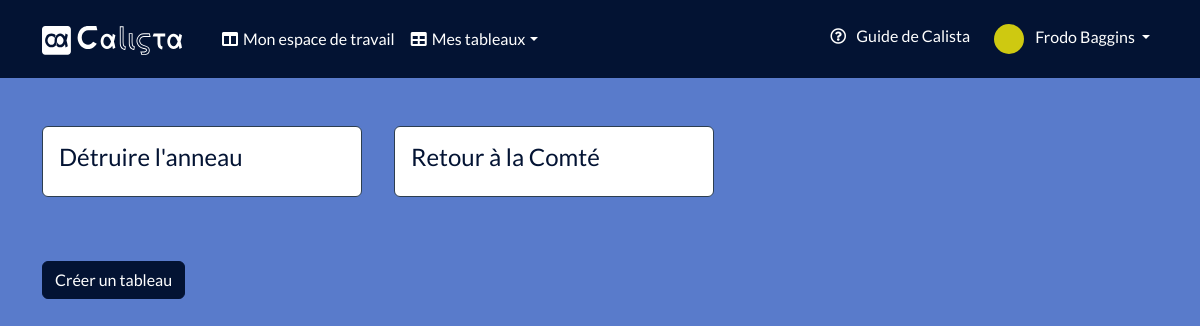
The page /home.php (signed in) on the database its author committed.
### tables this page shows
CREATE TABLE User_app(
   id INT AUTO_INCREMENT,
   email_user_app VARCHAR(100),
   type_account_user_app VARCHAR(50),
   password_user_app VARCHAR(64),
   first_name_user_app VARCHAR(50),
   last_name_user_app VARCHAR(50),
   state_of_account_user_app BOOLEAN,
   color_user_app VARCHAR(50) DEFAULT 'blue',
   profile_picture_user_app VARCHAR(50),
   creation_date_user_app DATE,
   PRIMARY KEY(id)
);

CREATE TABLE Board(
   id INT auto_increment,
   name_board VARCHAR(200),
   creation_date_board DATETIME,
   position_board INT,
   color_board VARCHAR(50) DEFAULT 'blue',
   id_user_app INT NOT NULL,
   PRIMARY KEY(id),
   FOREIGN KEY(id_user_app) REFERENCES User_app(id) ON UPDATE CASCADE ON DELETE CASCADE
);

### Controllers/Controller.php (called while the page is built, shortened)
<?php
abstract class Controller
{
    protected function view(string $fileName, array $data = [])
    {
        $filePath = base_path(self::VIEW_PATH . '/' . $fileName);
        if (file_exists($filePath)) {
            $userid = self::getCurrentUserId();
            if ($userid) {
                $user = User_app::find($userid);
                $userboards = $user->boards();
            }
            require $filePath;
        }
    }
    protected static function getCurrentUserId()
    {
        return session('id');
    }
}

### Controllers/HomeController.php (called while the page is built, shortened)
<?php
class HomeController extends Controller
{
    public function index()
    {
        return $this->view('/home.php', []);
    }
}

### public/home.php (called while the page is built, shortened)
<?php
$controller = new Controllers\HomeController();
switch ($_SERVER['REQUEST_METHOD']) {
    case 'GET':
        $controller->index();
        break;
}

### supports/helpers.php (called while the page is built, shortened)
<?php
if (!function_exists('session')) {
    function session(?string $key = null, $value = null)
    {
        if ($key and !is_null($value)) {
            $_SESSION[$key] = $value;
            return true;
        } elseif ($key) {
            return $_SESSION[$key] ?? null;
        }
        return $_SESSION;
    }
}

### Models/Model.php (called while the page is built, shortened)
<?php
abstract class Model
{
    protected static $db;
    protected $table;
    protected $identifier = 'id';
    public function hydrate(array $data): self
    {
        return $this;
    }
    public static function find($id)
    {
        $model = new static();
        $data = $model->select(
            "SELECT * FROM {$model->getTable()} WHERE {$model->getIdentifier()} = :id",
            [':id' => $id],
            1
        );
        return $model->hydrate($data);
    }
    public static function select(
        string $sql,
        array $data = [],
        ?int $limit = null,
        int $mode = PDO::FETCH_ASSOC
    ): array {
        $builder = new static();
        if ($limit) {
            $sql .= ' LIMIT ' . $limit;
        }
        $req = $builder::db()->prepare($sql);
        $req->execute($data);
        if ($limit === 1) {
            return $req->fetch($mode) ?: [];
        } else {
            return $req->fetchAll($mode) ?: [];
        }
    }
    public function getTable()
    {
        return $this->table;
    }
    public function getIdentifier()
    {
        return $this->identifier;
    }
    public static function db()
    {
        return self::$db;
    }
    protected static function openConnection()
    {
        $DSN = DB_PDO_DRIVER
            . ':host=' . DB_HOSTNAME
            . ';port=' . DB_PORT
            . ';dbname=' . DB_DATABASE;
        try {
            self::$db = new PDO($DSN, DB_USERNAME, DB_PASSWORD, [
                PDO::ATTR_PERSISTENT => true,
            ]);
        } catch (PDOException $e) {
            echo $e->getMessage() . '<br>';
            exit();
        }
    }
}

### Models/User_app.php (called while the page is built, shortened)
<?php
class User_app extends Model
{
    public $id;
    public $first_name_user_app;
    public $last_name_user_app;
    public static function find($id)
    {
        return parent::find($id);
    }
    public function boards()
    {
        $boardsModel = new Board();
        $req = $this->db()->prepare("SELECT * FROM {$boardsModel->getTable()} WHERE id_user_app = :id_user");
        $req->execute([
            ':id_user' => $this->id,
        ]);
        return $req->fetchAll(PDO::FETCH_ASSOC) ?: [];
    }
    public function getFullName()
    {
        return $this->first_name_user_app . ' ' . $this->last_name_user_app;
    }
}

### Views/home.php (the view, shortened to what this page needs)
<!DOCTYPE html>
<html lang="fr">
<head>
    <link rel="stylesheet" href="/assets/css/bootstrap.css">
    <link rel="stylesheet" href="/assets/css/root-<?php echo $user->color_user_app; ?>-theme.css">
    <link rel="stylesheet" href="/assets/css/custom-style.css">
    <link rel="stylesheet" href="https://cdnjs.cloudflare.com/ajax/libs/font-awesome/5.13.0/css/all.min.css">
</head>
<body>
    <header>
        <?php require view_path('components/nav.php'); ?>
    </header>
    <main>
        <div class="container">
            <div class="d-md-flex flex-md-wrap flex-xl-row gap-3 my-5">
                <?php foreach ($userboards as $userboard) : ?>
                    <div class="card border-primary mb-3" style="min-width: 20rem">
                        <div class="card-body">
                            <h4 class="card-title"><a href="<?php echo '/boards/show.php?id=' . $userboard['id'] ?>"><?php echo $userboard['name_board'] ?></a></h4>
                        </div>
                    </div>
                    <br>
                <?php endforeach; ?>
            </div>
            <button type="button" class="btn btn-primary mb-4" data-bs-toggle="modal" data-bs-target="#create-board">
                Créer un tableau
            </button>
        </div>
    </main>
</body>
</html>

### Views/components/nav.php (shortened to what this page needs)
<nav class="navbar navbar-expand-lg navbar-dark">
    <div class="container gap-3">
        <a class="navbar-brand" href="/index.php"><img id="logo-nav" src="/assets/pictures/calista-logo-white.svg" alt="Calista, application Trello like"></a>
        <div class="collapse navbar-collapse" id="navbarColor01">
            <ul class="navbar-nav me-auto">
                <li class="nav-item">
                    <a id="dashboard-nav" class="nav-link" href="/home.php">Mon espace de travail
                    </a>
                </li>
                <li class="nav-item dropdown">
                    <a id="boards-nav" class="nav-link dropdown-toggle" data-bs-toggle="dropdown" href="#" role="button" aria-haspopup="true" aria-expanded="false">Mes tableaux</a>
                </li>
            </ul>
            <ul class="navbar-nav gap-2">
                <li class="nav-item">
                    <a class="nav-link" id="help-icon-nav" href="">Guide de Calista
                    </a>
                </li>
                <li class="nav-item dropdown">
                    <a class="nav-link dropdown-toggle" data-bs-toggle="dropdown" href="#" role="button" aria-haspopup="true" aria-expanded="false">
                        <img id="profile-icon-nav" src="/assets/pictures/profile-picture.svg" alt="Menu de profil">
                        <span id="nav-profile-name">
                            <?php
                            echo ($user->getFullName());
                            ?>
                        </span>
                    </a>
                </li>
            </ul>
        </div>
    </div>
</nav>

### public/assets/css/root-blue-theme.css (style rules this page uses)
:root { --bs-primary: #031333; --bs-secondary: #597BCB; --bs-third: #113680; }

### public/assets/css/custom-style.css (style rules this page uses)
body { background-color: var(--bs-secondary); }
h1, h2, h3, h4, a, p { color: var(--bs-primary); }
a { color: var(--bs-primary); text-decoration: none; }
#profile-icon-nav { width: 30px; }
#logo-nav { width: 140px; }
.navbar-dark { background-color: var(--bs-primary); --bs-navbar-color: #fff; --bs-navbar-hover-color: var(--bs-secondary); --bs-navbar-active-color: var(--bs-secondary); }
#nav-profile-name { margin-left: 8px; }
#help-icon-nav { cursor: pointer; margin-bottom: 2px; }
#help-icon-nav::before { font-family: "Font Awesome 5 Free"; content: "\f059"; margin-right: 10px; }
#dashboard-nav::before { font-family: "Font Awesome 5 Free"; font-weight: 900; content: "\f0db"; margin-right: 5px; }
#boards-nav::before { font-family: "Font Awesome 5 Free"; font-weight: 900; content: "\f0ce"; margin-right: 5px; }
.btn-primary { --bs-btn-color: #fff; --bs-btn-bg: var(--bs-primary); --bs-btn-border-color: var(--bs-primary); --bs-btn-hover-color: #fff; --bs-btn-hover-bg: var(--bs-third); --bs-btn-hover-border-color: var(--bs-primary); --bs-btn-focus-shadow-rgb: 76, 91, 106; --bs-btn-active-color: #fff; --bs-btn-active-bg: var(--bs-third); --bs-btn-active-border-color: var(--bs-third); --bs-btn-active-shadow: inset 0 3px 5px rgba(0, 0, 0, 0.125); }

### rows shown on the page
user_app: $user->getFullName() "Frodo Baggins"
board: name_board "Détruire l'anneau"
board: name_board "Retour à la Comté"
